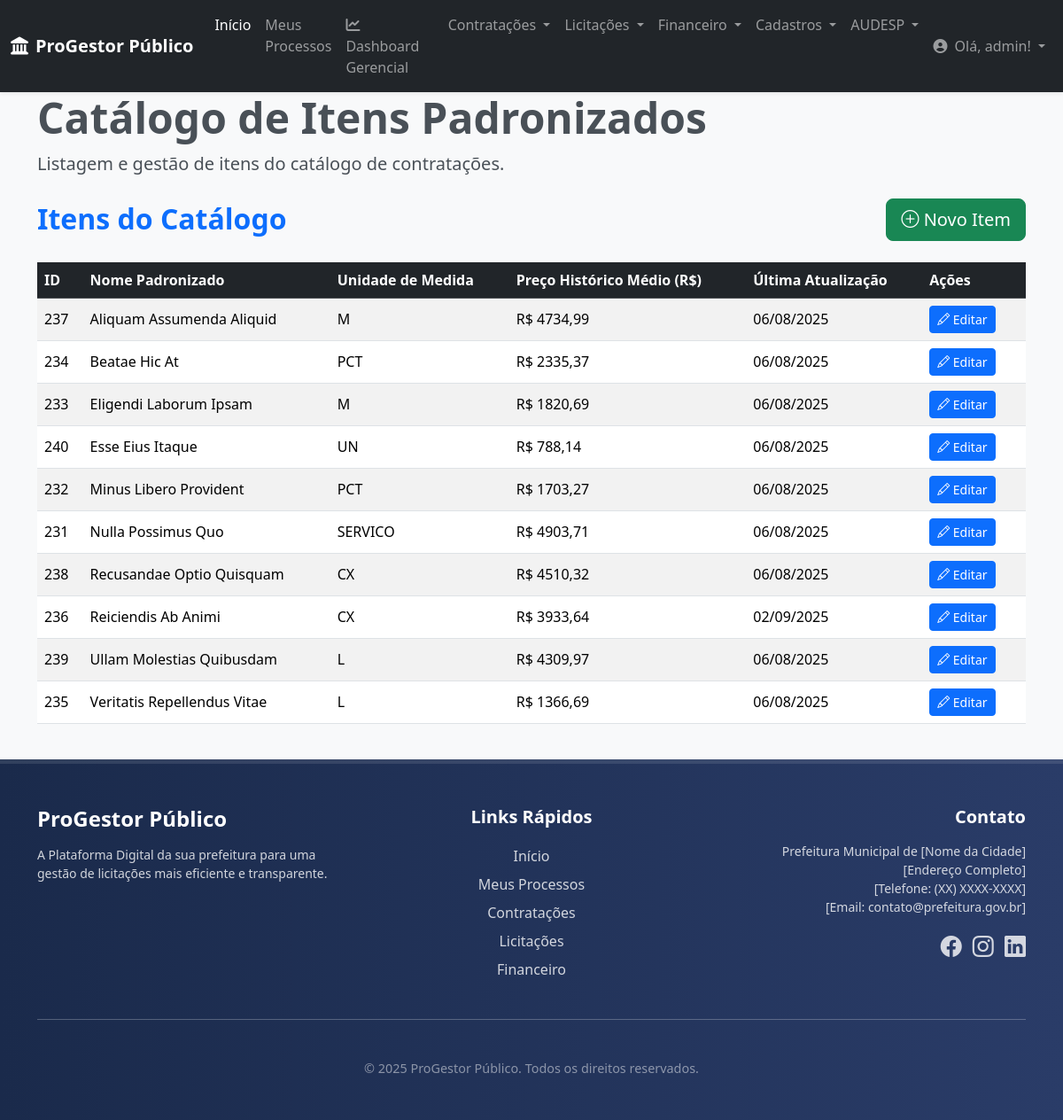
/contratacoes/catalogo/ (signed in), run on an earlier commit of the app's database.
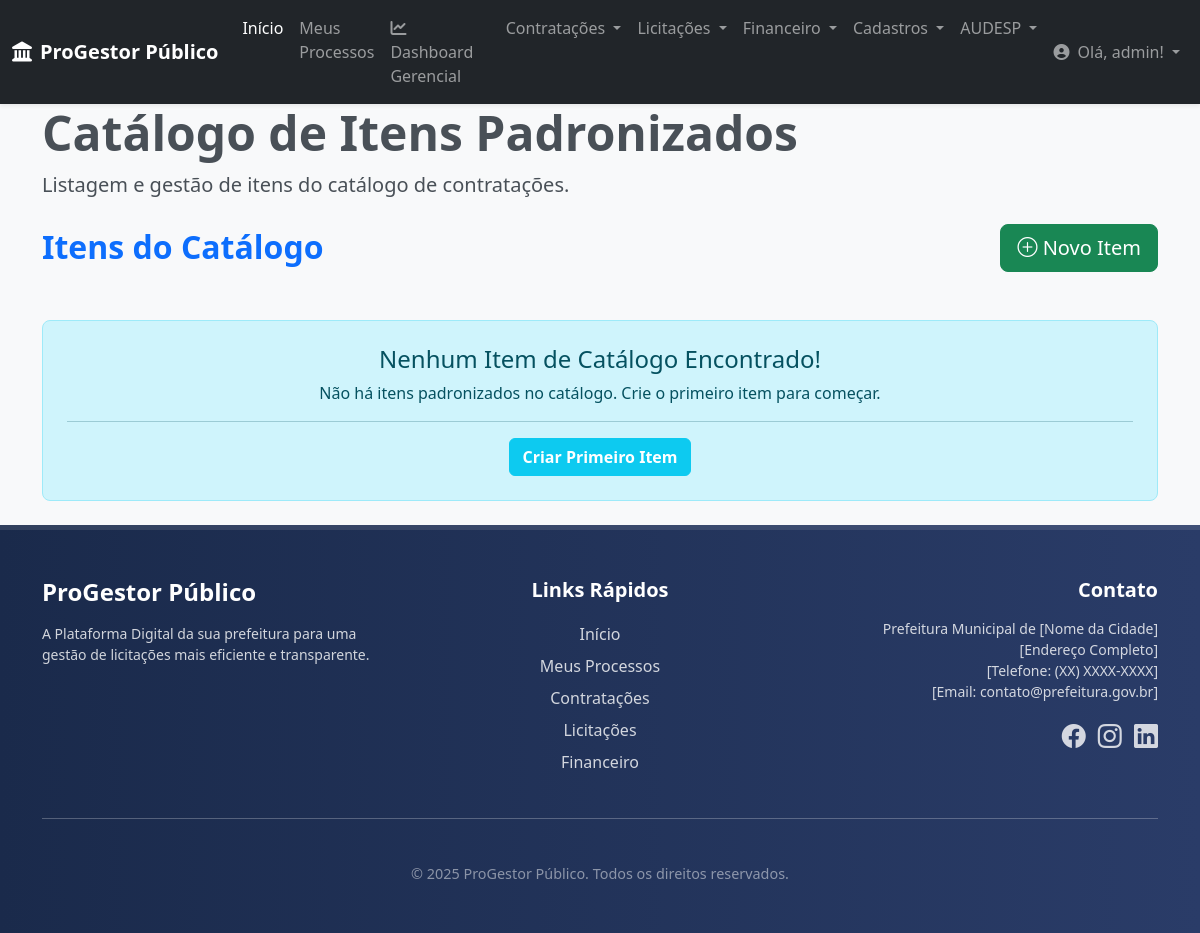
And on a later commit of the database.
### contratacoes/models.py (models this page shows, shortened)
class ItemCatalogo(models.Model):
    nome_padronizado = models.CharField(
        max_length=255,
        unique=True,
        verbose_name="Nome Padronizado do Item",
        help_text="Nome comum e padronizado do bem ou serviço no catálogo."
    )
    descricao_tecnica = models.TextField(
        verbose_name="Descrição Técnica Detalhada",
        help_text="Especificações técnicas, características físicas, normas aplicáveis. (Use um editor WYSIWYG se possível)."
    )
    unidade_medida = models.CharField(
        max_length=50,
        verbose_name="Unidade de Medida",
        help_text="Ex: UN (Unidade), KG (Quilograma), M2 (Metro Quadrado), HORA (Hora)."
    )
    preco_historico_medio = models.DecimalField(
        max_digits=15,
        decimal_places=2,
        null=True,
        blank=True,
        verbose_name="Preço Histórico Médio (R$)",
        help_text="Média dos preços de contratações anteriores."
    )
    data_ultima_atualizacao = models.DateField(
        auto_now=True,
        verbose_name="Última Atualização"
    )
    class Meta:
        verbose_name = "Item de Catálogo"
        verbose_name_plural = "Itens de Catálogo"
        ordering = ['nome_padronizado']

### contratacoes/views.py (the view)
# urls.py: path('catalogo/', views.listar_catalogo_itens, name='listar_catalogo_itens'),
@login_required
def listar_catalogo_itens(request):
    itens = ItemCatalogo.objects.all().order_by('nome_padronizado')
    context = {
        'itens': itens,
        'titulo_pagina': 'Catálogo de Itens Padronizados',
    }
    return render(request, 'contratacoes/listar_catalogo_itens.html', context)

### core/context_processors.py (called while the page is built)
def global_context(request):
    return {
        'logo_url': 'img/logo_barueri.jpg', # Caminho do seu logo
        'ano_atual': datetime.date.today().year, # Opcional: para o footer de direitos autorais
    }

### contratacoes/templates/contratacoes/listar_catalogo_itens.html (shortened to what this page needs)
{% extends 'base.html' %}
{% load static %}
{% block content %}
<section class="header-section mb-4">
    <div class="container">
        <h1 class="display-5 fw-bold">{{ titulo_pagina }}</h1>
        <p class="lead">Listagem e gestão de itens do catálogo de contratações.</p>
    </div>
</section>
<div class="container my-4">
    <div class="d-flex justify-content-between align-items-center mb-4">
        <h2 class="text-primary fw-bold mb-0">Itens do Catálogo</h2>
        <a href="{% url 'contratacoes:criar_item_catalogo' %}" class="btn btn-success btn-lg">
            <i class="bi bi-plus-circle"></i> Novo Item
        </a>
    </div>
    {% if itens %}
        <div class="table-responsive">
            <table class="table table-striped table-hover align-middle">
                <thead class="table-dark">
                    <tr>
                        <th scope="col">ID</th>
                        <th scope="col">Nome Padronizado</th>
                        <th scope="col">Unidade de Medida</th>
                        <th scope="col">Preço Histórico Médio (R$)</th>
                        <th scope="col">Última Atualização</th>
                        <th scope="col">Ações</th>
                    </tr>
                </thead>
                <tbody>
                    {% for item in itens %}
                    <tr>
                        <td>{{ item.pk }}</td>
                        <td>{{ item.nome_padronizado }}</td>
                        <td>{{ item.unidade_medida }}</td>
                        <td>R$ {{ item.preco_historico_medio|floatformat:2|default:"N/A" }}</td>
                        <td>{{ item.data_ultima_atualizacao|date:"d/m/Y" }}</td>
                        <td>
                            <a href="{% url 'contratacoes:editar_item_catalogo' pk=item.pk %}" class="btn btn-sm btn-primary me-2">
                                <i class="bi bi-pencil"></i> Editar
                            </a>
                        </td>
                    </tr>
                    {% endfor %}
                </tbody>
            </table>
        </div>
    {% else %}
        <div class="alert alert-info text-center mt-5 p-4 rounded-3" role="alert">
            <h4 class="alert-heading">Nenhum Item de Catálogo Encontrado!</h4>
            <p>Não há itens padronizados no catálogo. Crie o primeiro item para começar.</p>
            <hr>
            <p class="mb-0">
                <a href="{% url 'contratacoes:criar_item_catalogo' %}" class="btn btn-info text-white fw-bold">Criar Primeiro Item</a>
            </p>
        </div>
    {% endif %}
</div>
{% endblock content %}

What changed in the data, as far as the page shows it:
removed ItemCatalogo: pk "237", nome_padronizado "Aliquam Assumenda Aliquid", unidade_medida "M", preco_historico_medio "4734,99", data_ultima_atualizacao "06/08/2025"
removed ItemCatalogo: pk "234", nome_padronizado "Beatae Hic At", unidade_medida "PCT", preco_historico_medio "2335,37", data_ultima_atualizacao "06/08/2025"
removed ItemCatalogo: pk "233", nome_padronizado "Eligendi Laborum Ipsam", unidade_medida "M", preco_historico_medio "1820,69", data_ultima_atualizacao "06/08/2025"
removed ItemCatalogo: pk "240", nome_padronizado "Esse Eius Itaque", unidade_medida "UN", preco_historico_medio "788,14", data_ultima_atualizacao "06/08/2025"
removed ItemCatalogo: pk "232", nome_padronizado "Minus Libero Provident", unidade_medida "PCT", preco_historico_medio "1703,27", data_ultima_atualizacao "06/08/2025"
removed ItemCatalogo: pk "231", nome_padronizado "Nulla Possimus Quo", unidade_medida "SERVICO", preco_historico_medio "4903,71", data_ultima_atualizacao "06/08/2025"
removed ItemCatalogo: pk "238", nome_padronizado "Recusandae Optio Quisquam", unidade_medida "CX", preco_historico_medio "4510,32", data_ultima_atualizacao "06/08/2025"
removed ItemCatalogo: pk "236", nome_padronizado "Reiciendis Ab Animi", unidade_medida "CX", preco_historico_medio "3933,64", data_ultima_atualizacao "02/09/2025"
removed ItemCatalogo: pk "239", nome_padronizado "Ullam Molestias Quibusdam", unidade_medida "L", preco_historico_medio "4309,97", data_ultima_atualizacao "06/08/2025"
removed ItemCatalogo: pk "235", nome_padronizado "Veritatis Repellendus Vitae", unidade_medida "L", preco_historico_medio "1366,69", data_ultima_atualizacao "06/08/2025"
Also different on the page:
text no longer shown: "ID Nome Padronizado Unidade de Medida Preço Histórico Médio (R$) Última Atualização Ações"
text now shown: "Nenhum Item de Catálogo Encontrado! Não há itens padronizados no catálogo. Crie o primeiro item para começar. Criar Primeiro Item"
